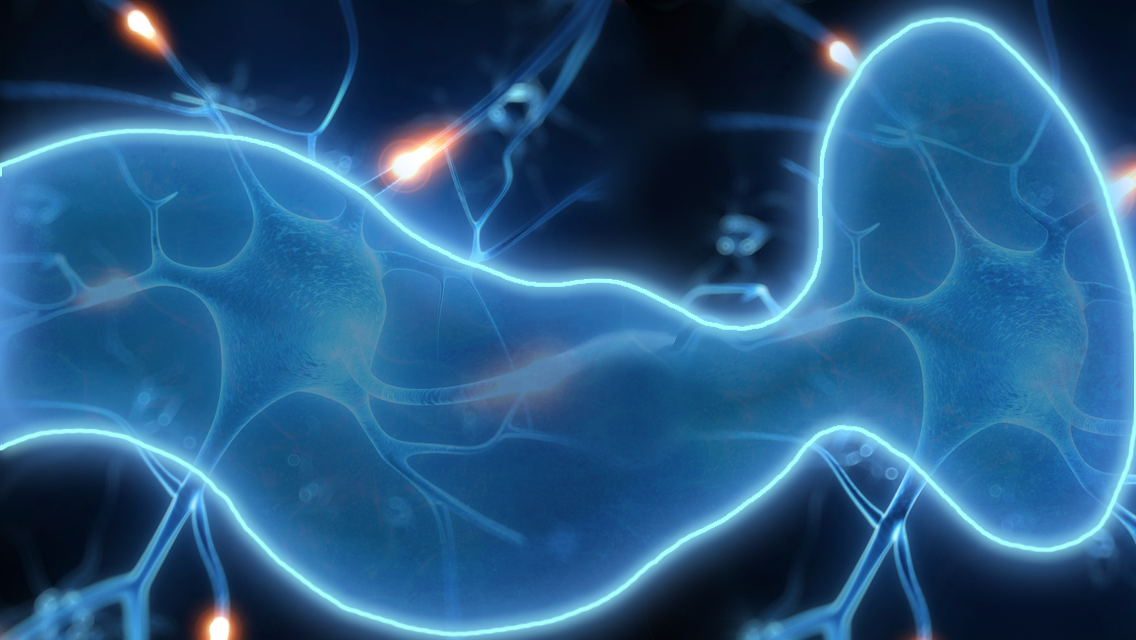

This is a level from a 2D game, rendered from its Tiled map with the project's own tilesets. A one-line summary and the complete map file follow:
An orthogonal 1x1 tile map with 1136x640 px tiles, 1 tile layer (Tile Layer 1) and 24 objects.

<map version="1.0" orientation="orthogonal" renderorder="right-down" width="1" height="1" tilewidth="1136" tileheight="640" nextobjectid="40">
 <tileset firstgid="1" name="场景" tilewidth="1136" tileheight="640" tilecount="1" columns="1">
  <image source="../Images/场景.png" trans="ff00ff" width="1136" height="640" />
 </tileset>
 <layer name="Tile Layer 1" width="1" height="1">
  <data>
   <tile gid="1" />
  </data>
 </layer>
 <objectgroup name="Object Layer 1">
  <object id="7" x="0" y="164.756">
   <polygon points="0,0 82.3778,-26.7171 -1.11321,-168.095" />
  </object>
  <object id="8" x="82.3778" y="136.925">
   <polygon points="0,0 111.321,-4.45286 34.5096,-135.812" />
  </object>
  <object id="10" x="194.812" y="131.359">
   <polygon points="0,0 100.189,22.2643 64.5664,-123.567" />
  </object>
  <object id="11" x="295.002" y="153.624">
   <polygon points="0,0 101.302,67.906 84.6043,-129.133" />
  </object>
  <object id="12" x="397.417" y="223.756">
   <polygon points="0,0 123.567,60.1135 238.228,56.7739 134.699,-223.756" />
  </object>
  <object id="13" x="620.06" y="282.756">
   <polygon points="0,0 86.8307,40.0757 139.152,45.6418 193.699,-1.11321 200.378,-83.491 208.171,-158.076 44.5286,-273.851" />
  </object>
  <object id="17" x="829.344" y="124.68">
   <polygon points="0,0 43.4153,-73.4721 -91.2835,-63.4532" />
  </object>
  <object id="18" x="871.646" y="53.4343">
   <polygon points="0,0 43.4153,-31.17 -20.0378,-42.3021" />
  </object>
  <object id="20" x="912.835" y="23.3775">
   <polygon points="0,0 52.3211,-3.33964 14.4718,-18.9246" />
  </object>
  <object id="21" x="964.043" y="21.1511">
   <polygon points="0,0 27.8303,10.0189 16.6982,-16.6982" />
  </object>
  <object id="22" x="991.874" y="32.2832">
   <polygon points="0,0 67.906,71.2457 79.0382,-23.3775" />
  </object>
  <object id="23" x="1058.67" y="101.302">
   <polygon points="0,0 41.1889,77.925 61.2268,-15.585" />
  </object>
  <object id="24" x="1099.86" y="180.341">
   <polygon points="0,0 34.5096,115.774 36.7361,-21.1511" />
  </object>
  <object id="25" x="1136.59" y="420.795">
   <polygon points="0,0 -32.2832,102.416 -2.22643,130.246" />
  </object>
  <object id="26" x="1105.42" y="524.324">
   <polygon points="0,0 -46.755,24.4907 14.4718,82.3778" />
  </object>
  <object id="27" x="1059.78" y="548.814">
   <polygon points="0,0 -63.4532,-8.90571 -44.5286,56.7739" />
  </object>
  <object id="28" x="999.666" y="542.135">
   <polygon points="0,0 -125.793,-107.982 -122.454,34.5096" />
  </object>
  <object id="29" x="873.873" y="435.267">
   <polygon points="0,0 -31.17,-10.0189 -61.2268,1.11321 -128.02,69.0193 3.33964,143.605" />
  </object>
  <object id="32" x="748.08" y="503.173">
   <polygon points="0,0 -107.982,65.6796 -148.057,100.189 130.246,76.8118" />
  </object>
  <object id="34" x="603.362" y="602.249">
   <polygon points="0,0 -109.095,30.0568 -21.1511,37.8493" />
  </object>
  <object id="36" x="497.607" y="630.079">
   <polygon points="0,0 -53.4343,4.45286 -14.4718,14.4718" />
  </object>
  <object id="37" x="448.625" y="634.532">
   <polygon points="0,0 -111.321,-31.17 -99.076,4.45286" />
  </object>
  <object id="38" x="340.643" y="606.702">
   <polygon points="0,0 -76.8118,-57.8871 -61.2268,26.7171" />
  </object>
  <object id="39" x="264.945" y="551.041">
   <polygon points="0,0 -70.1325,-83.491 -150.284,-119.114 -228.209,-118.001 -267.171,-103.529 16.6982,89.0571" />
  </object>
 </objectgroup>
</map>
